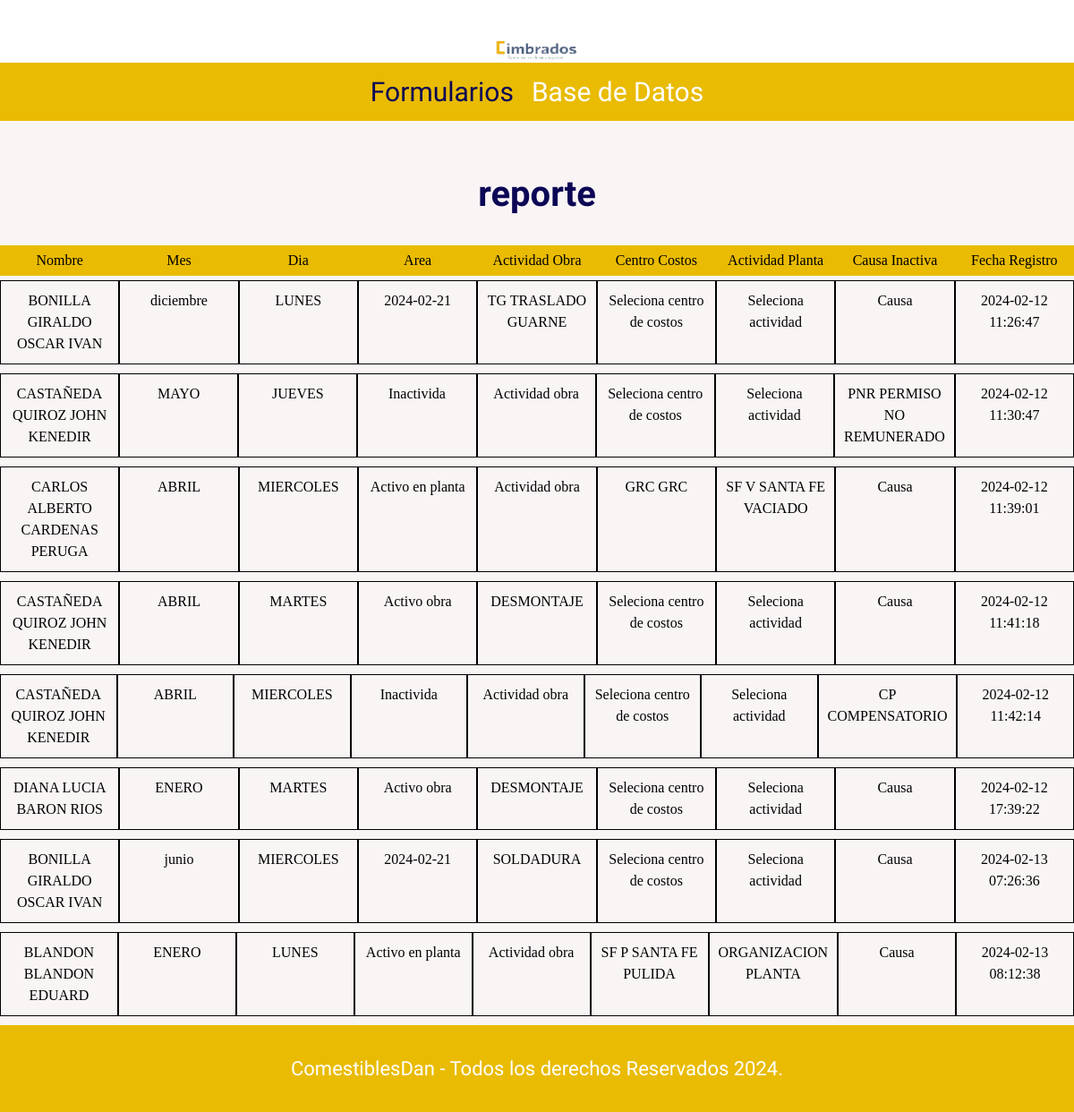
The app's page /datos_reporte_diario.php with its own data.
### tables this page shows
CREATE TABLE `formulario_reporte_diario` (
  `id` int NOT NULL AUTO_INCREMENT,
  `nombre` varchar(45) NOT NULL,
  `mes` varchar(45) NOT NULL,
  `dia` varchar(20) NOT NULL,
  `area` varchar(45) NOT NULL,
  `actividad_obra` varchar(45) NOT NULL,
  `centro_costos` varchar(45) NOT NULL,
  `actividad_planta` varchar(45) NOT NULL,
  `causa_inactividad` varchar(45) NOT NULL,
  `fechaSistema` datetime DEFAULT CURRENT_TIMESTAMP,
  PRIMARY KEY (`id`)
);

### datos_reporte_diario.php (the view, shortened to what this page needs)
<?php
include('constructor_reporte_diario.php');
if($conexion){
    $sql = "SELECT * FROM formulario_reporte_diario";
    $resultado = $conexion->query($sql);
}
?>
<!DOCTYPE html>
<html lang="en">
<head>
    <link rel="stylesheet" href="css/normalize.css">
    <link rel="stylesheet" href="./css/style.css">
    <link rel="stylesheet" href="./datos.css">
</head>
<body>
    <header class="header">
    <a href="principal.php">
            <img class="header__logo" src="img/logocimbrados-removebg-preview.png" alt="Logotipo">
        </a>
    </header>
    <nav class="navegacion">
        <a class="navegacion__enlace navegacion__enlace--activo" href="principal.php">Formularios</a>
        <a class="navegacion__enlace" href="./datos.php">Base de Datos</a>
    </nav>
    <main class="contenedor">
        <h1>reporte</h1>
        <div class="prestamos">
            <div class="cabecera1">
                <span>Nombre</span>
                <span>Mes</span>
                <span>Dia</span>
                <span>Area</span>
                <span>Actividad Obra</span>
                <span>Centro Costos</span>
                <span>Actividad Planta</span>
                <span>Causa Inactiva</span>
                <span>Fecha Registro</span>
            </div>
            <?php while($formulario_reporte_diario = $resultado->fetch_assoc()): ?>
                <div class="prestamo" id="<?php echo $formulario_reporte_diario['id']?>">
                <div class="nombre"><?php echo $formulario_reporte_diario['nombre']?></div>
                <div class="mes"><?php echo $formulario_reporte_diario['mes']?></div>
                <div class="dia"><?php echo $formulario_reporte_diario['dia']?></div>
                <div class="area"><?php echo $formulario_reporte_diario['area']?></div>
                <div class="actividad_obra"><?php echo $formulario_reporte_diario['actividad_obra']?></div>
                <div class="centro_costos"><?php echo $formulario_reporte_diario['centro_costos']?></div>
                <div class="actividad_planta"><?php echo $formulario_reporte_diario['actividad_planta']?></div>
                <div class="causa_inactividad"><?php echo $formulario_reporte_diario['causa_inactividad']?></div>
                <div class="fechaSistema"><?php echo $formulario_reporte_diario['fechaSistema']?></div>
                </div>
            <?php endwhile; ?>
        </div>
    </main>
    <footer class="footer">
        <p class="footer__texto">ComestiblesDan - Todos los derechos Reservados 2024.</p>
    </footer>
</body>
</html>

### css/style.css (style rules this page uses)
:root { --primario: #faf5f5; --primarioOscuro: rgb(233, 187, 2); --secundario: #0c0755; --secundarioOscuro: rgb(233, 187, 2); --blanco: #FFF; --negro: #000; --fuentePrincipal: 'Staatliches', cursive; }
html { box-sizing: border-box; font-size: 62.5%; }
*, *:before, *:after { box-sizing: inherit; }
body { background-color: var(--primario); font-size: 1.6rem; line-height: 1.5; width: 100%; }
p { font-size: 1.8rem; font-family: Arial, Helvetica, sans-serif; color: var(--blanco); }
a { text-decoration: none; }
img { width: 100%; }
.contenedor { max-width: 120rem; margin: 0 auto; width: 100%; position: relative; top: 20vh; margin-bottom: 20vh; }
h1, h2, h3 { text-align: center; color: var(--secundario); font-family: var(--fuentePrincipal); }
h1 { font-size: 4rem; }
.header { display: flex; justify-content: center; width: 100%; height: 15vh; align-items: center; justify-content: center; position: fixed; z-index: 2; top: 0vh; background-color: var(--blanco); }
.header__logo { margin: 0 auto; width: 100px; justify-content: center; }
.footer { background-color: var(--primarioOscuro); padding: 1rem 0; margin-top: 2rem; width: 100%; }
.footer__texto { font-family: var(--fuentePrincipal); text-align: center; font-size: 2.2rem; }
.navegacion { position: fixed; top: 70px; left: 0; width: 100%; background-color: var(--primario); z-index: 1000; padding: 1rem 0; display: flex; justify-content: center; gap: 2rem; background-color: var(--primarioOscuro); }
.navegacion__enlace { font-family: var(--fuentePrincipal); color: var(--blanco); font-size: 3rem; }
.navegacion__enlace--activo, .navegacion__enlace:hover { color: var(--secundario); }

### datos.css (style rules this page uses)
:root { --primario: #faf5f5; --primarioOscuro: rgb(233, 187, 2); --secundario: #0c0755; --secundarioOscuro: rgb(233, 187, 2); --blanco: #FFF; --negro: #000; --fuentePrincipal: 'Staatliches', cursive; }
.prestamos { display: flex; flex-direction: column; align-items: center; width: 100%; margin-top: 20px; }
.prestamo { width: 100%; display: grid; grid-template-columns: repeat(9, 1fr); margin-bottom: 5px; }
.prestamo div { border: 1px solid black; padding: 10px; text-align: center; margin-bottom: 5px; }
.cabecera1 { display: grid; grid-template-columns: repeat(9, 1fr); width: 100%; margin-bottom: 5px; }
.cabecera1 span { background-color: var(--primarioOscuro); padding: 5px; text-align: center; }

### records on screen
formulario_reporte_diario: nombre "BONILLA GIRALDO OSCAR IVAN", mes "diciembre", dia "LUNES", area "2024-02-21", actividad_obra "TG TRASLADO GUARNE", centro_costos "Seleciona centro de costos", actividad_planta "Seleciona actividad", causa_inactividad "Causa", fechaSistema "2024-02-12 11:26:47"
formulario_reporte_diario: nombre "CASTAÑEDA QUIROZ JOHN KENEDIR", mes "MAYO", dia "JUEVES", area "Inactivida", actividad_obra "Actividad obra", centro_costos "Seleciona centro de costos", actividad_planta "Seleciona actividad", causa_inactividad "PNR PERMISO NO REMUNERADO", fechaSistema "2024-02-12 11:30:47"
formulario_reporte_diario: nombre "CARLOS ALBERTO CARDENAS PERUGA", mes "ABRIL", dia "MIERCOLES", area "Activo en planta", actividad_obra "Actividad obra", centro_costos "GRC GRC", actividad_planta "SF V SANTA FE VACIADO", causa_inactividad "Causa", fechaSistema "2024-02-12 11:39:01"
formulario_reporte_diario: nombre "CASTAÑEDA QUIROZ JOHN KENEDIR", mes "ABRIL", dia "MARTES", area "Activo obra", actividad_obra "DESMONTAJE", centro_costos "Seleciona centro de costos", actividad_planta "Seleciona actividad", causa_inactividad "Causa", fechaSistema "2024-02-12 11:41:18"
formulario_reporte_diario: nombre "CASTAÑEDA QUIROZ JOHN KENEDIR", mes "ABRIL", dia "MIERCOLES", area "Inactivida", actividad_obra "Actividad obra", centro_costos "Seleciona centro de costos", actividad_planta "Seleciona actividad", causa_inactividad "CP COMPENSATORIO", fechaSistema "2024-02-12 11:42:14"
formulario_reporte_diario: nombre "DIANA LUCIA BARON RIOS", mes "ENERO", dia "MARTES", area "Activo obra", actividad_obra "DESMONTAJE", centro_costos "Seleciona centro de costos", actividad_planta "Seleciona actividad", causa_inactividad "Causa", fechaSistema "2024-02-12 17:39:22"
formulario_reporte_diario: nombre "BONILLA GIRALDO OSCAR IVAN", mes "junio", dia "MIERCOLES", area "2024-02-21", actividad_obra "SOLDADURA", centro_costos "Seleciona centro de costos", actividad_planta "Seleciona actividad", causa_inactividad "Causa", fechaSistema "2024-02-13 07:26:36"
formulario_reporte_diario: nombre "BLANDON BLANDON EDUARD", mes "ENERO", dia "LUNES", area "Activo en planta", actividad_obra "Actividad obra", centro_costos "SF P SANTA FE PULIDA", actividad_planta "ORGANIZACION PLANTA", causa_inactividad "Causa", fechaSistema "2024-02-13 08:12:38"
